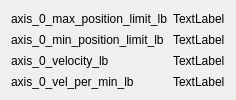
      <widget class="QWidget" name="tab_6">
       <attribute name="title">
        <string>6</string>
       </attribute>
       <layout class="QGridLayout" name="gridLayout_6">
        <item row="1" column="1">
         <widget class="QLabel" name="axis_0_min_position_limit_lb">
          <property name="text">
           <string>TextLabel</string>
          </property>
         </widget>
        </item>
        <item row="0" column="1">
         <widget class="QLabel" name="axis_0_max_position_limit_lb">
          <property name="text">
           <string>TextLabel</string>
          </property>
         </widget>
        </item>
        <item row="2" column="1">
         <widget class="QLabel" name="axis_0_velocity_lb">
          <property name="text">
           <string>TextLabel</string>
          </property>
         </widget>
        </item>
        <item row="0" column="0">
         <widget class="QLabel" name="label_79">
          <property name="text">
           <string>axis_0_max_position_limit_lb</string>
          </property>
         </widget>
        </item>
        <item row="1" column="0">
         <widget class="QLabel" name="label_80">
          <property name="text">
           <string>axis_0_min_position_limit_lb</string>
          </property>
         </widget>
        </item>
        <item row="2" column="0">
         <widget class="QLabel" name="label_81">
          <property name="text">
           <string>axis_0_velocity_lb</string>
          </property>
         </widget>
        </item>
        <item row="3" column="0">
         <widget class="QLabel" name="label_82">
          <property name="text">
           <string>axis_0_vel_per_min_lb</string>
          </property>
         </widget>
        </item>
        <item row="3" column="1">
         <widget class="QLabel" name="axis_0_vel_per_min_lb">
          <property name="text">
           <string>TextLabel</string>
          </property>
         </widget>
        </item>
       </layout>
      </widget>
